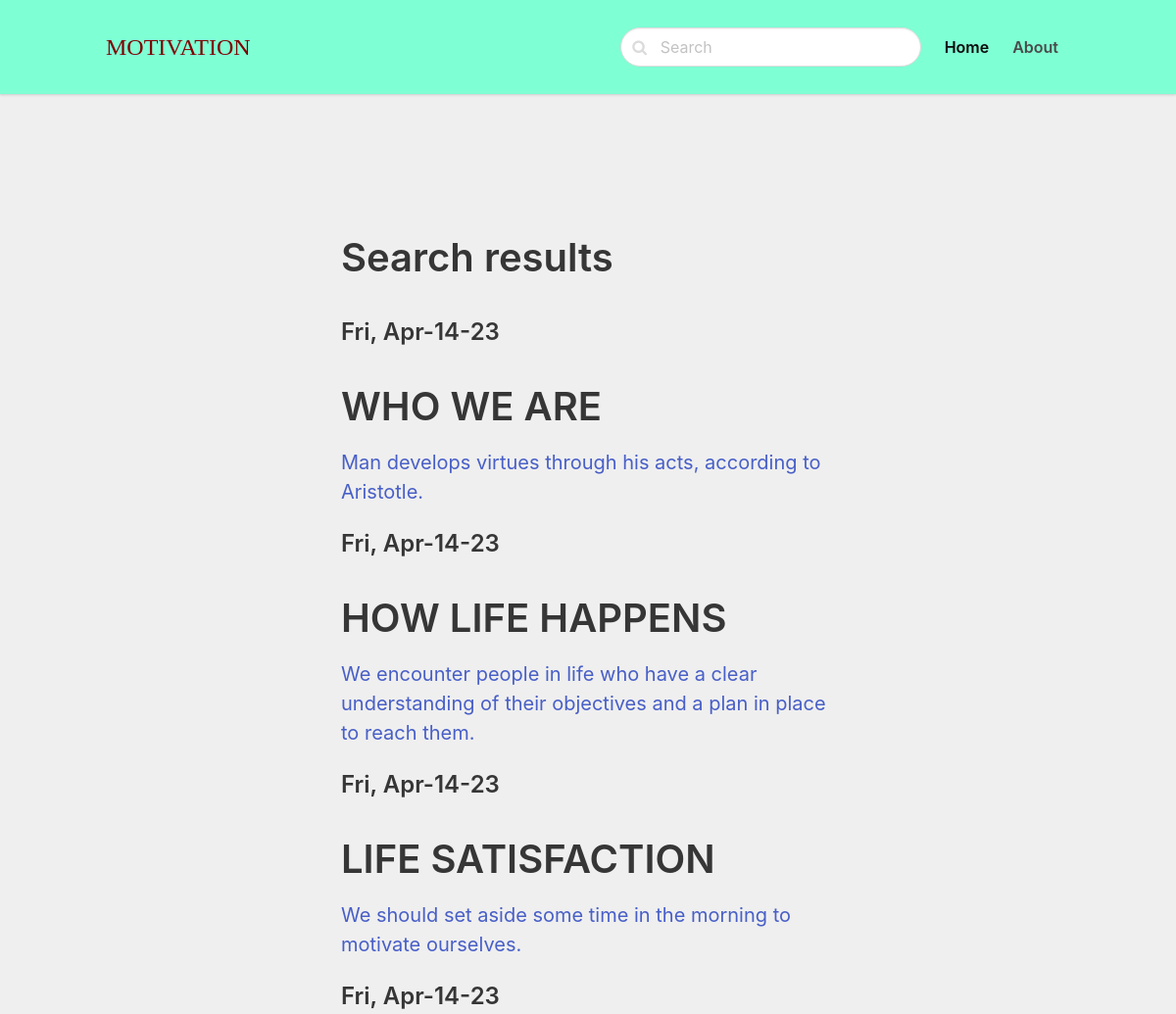
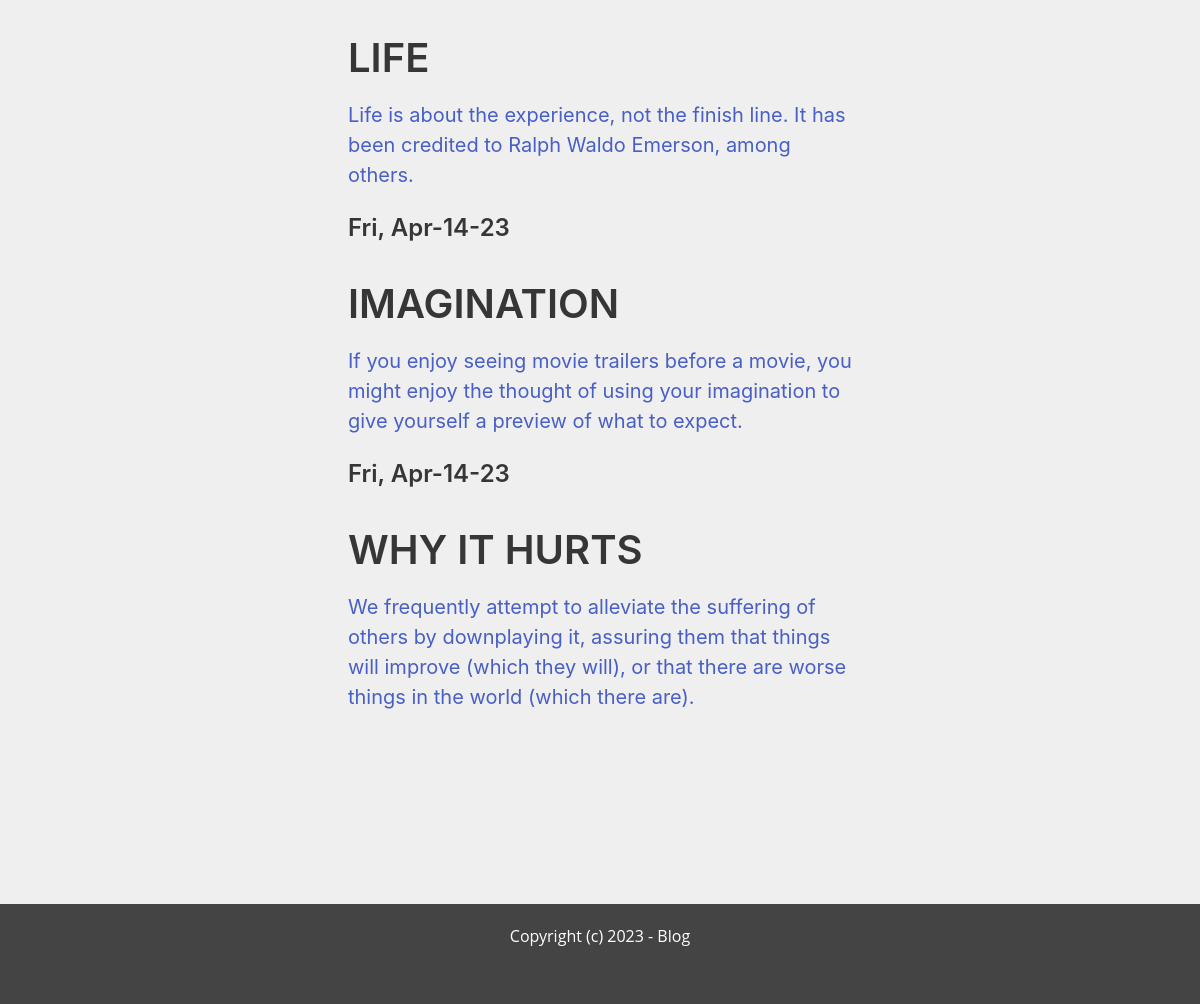
The app's page /search/ with its own data (2 pictures, top to bottom).
### blogappposts/models.py (models this page shows, shortened)
class Post(models.Model):
    ACTIVE = 'active'
    DRAFT = 'draft'
    CHOICES_STATUS = (
        (ACTIVE, 'Active'),
        (DRAFT, 'Draft')
    )
    category = models.ForeignKey(Category, related_name='posts', on_delete=models.CASCADE)
    title = models.CharField(max_length=255)
    slug = models.SlugField()
    intro = models.TextField()
    body = models.TextField()
    created_at = models.DateField(auto_now_add=True)
    status = models.CharField(max_length=10, choices= CHOICES_STATUS, default=ACTIVE)
    image = models.ImageField(upload_to='uploads/', blank=True, null=True)
    class Meta:
        ordering = ('-created_at',)

### blogappposts/views.py (the view)
# urls.py: path('search/', views.search, name = 'search'),
def search(request):
    query =request.GET.get('query', '')
    posts = Post.objects.filter(status=Post.ACTIVE).filter(Q(title__icontains=query) | Q(intro__icontains=query) | Q(body__icontains=query))
    return render(request, 'blogappposts/search.html',{'posts':posts, 'query':query})

### blogappposts/templates/blogappposts/search.html (shortened to what this page needs)
{% extends 'blogapp/main.html' %}
{% block content %}
<section class="hero">
    <div class="hero-body">
        <div class="container">
            <section class="section">
                <div class="columns">
                    <div class="column is-8 is-offset-2">
                        <div class = "content is-medium">
                            <h1>Search results</h1>
                        </div>
                       {%for post in posts %}
                            <div class = "content is-medium">
                                <a href="{%url 'detail' post.category.slug post.slug %}">
                                <h2 class = "subtitle is-4">{{ post.created_at|date:'D, M-d-y'}}</h2>
                                <h1>{{ post.title }}</h1>
                                   <p>{{post.intro}}</p>
                            </div>
                        {% empty%}
                            <div class ="content">
                                <p>There are no results for this given query...</p>
                            </div>
                        {% endfor %}
                    </div>
                </div>
            </section>
        </div>
    </div>
</section>
{% endblock %}

### blogapp/templates/blogapp/main.html (style rules this page uses)
body { background-color:#EFEFEF; }

### records on screen
Post: created_at "Fri, Apr-14-23", title "WHO WE ARE", intro "Man develops virtues through his acts, according to Aristotle."
Post: created_at "Fri, Apr-14-23", title "HOW LIFE HAPPENS", intro "We encounter people in life who have a clear understanding of their objectives and a plan in place to reach them."
Post: created_at "Fri, Apr-14-23", title "LIFE SATISFACTION", intro "We should set aside some time in the morning to motivate ourselves."
Post: created_at "Fri, Apr-14-23", title "LIFE", intro "Life is about the experience, not the finish line. It has been credited to Ralph Waldo Emerson, among others."
Post: created_at "Fri, Apr-14-23", title "IMAGINATION", intro "If you enjoy seeing movie trailers before a movie, you might enjoy the thought of using your imagination to give yourself a preview of what to expect."
Post: created_at "Fri, Apr-14-23", title "WHY IT HURTS", intro "We frequently attempt to alleviate the suffering of others by downplaying it, assuring them that things will improve (which they will), or that there are worse things in the world (which there are)."
